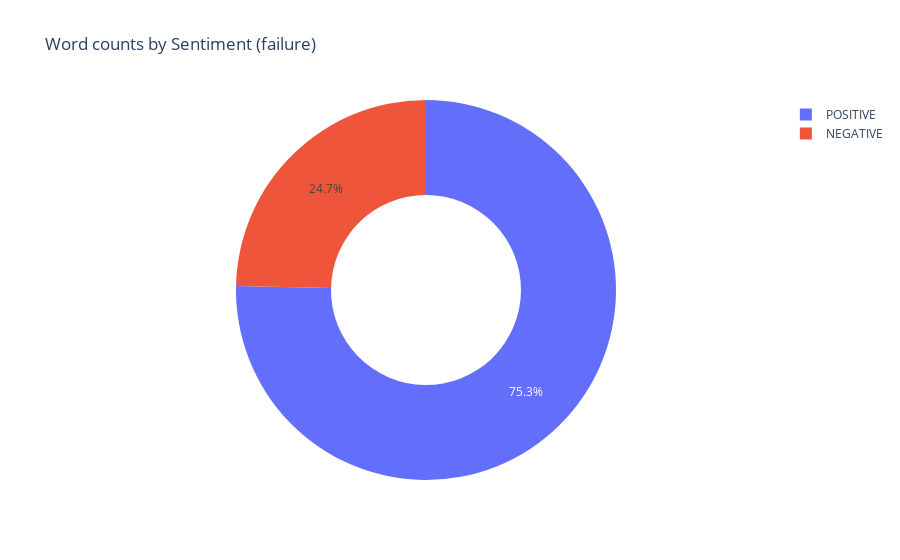

Here is the notebook cell this chart was saved with:
### Code cell
import plotly.express as px
import pandas as pd

# Create sample data
failure_data = pd.DataFrame({
    'Sentiment': ['NEGATIVE', 'POSITIVE'],
    'Counts': [sum(1 for l in failure_labels if l == 'NEGATIVE'), sum(1 for l in failure_labels if l == 'POSITIVE')]
})

# Create pie chart
fig = px.pie(failure_data, values='Counts', names='Sentiment', 
             title='Word counts by Sentiment (failure)', 
             hole=0.5)

# Show figure
fig.show()

### Figure 1 — Plotly figure (JSON) as saved in the notebook; plotly's stock layout.template omitted (floating-point values rounded to 4 significant figures)
{"data": [{"domain": {"x": [0, 1], "y": [0, 1]}, "hole": 0.5, "hovertemplate": "Sentiment=%{label}<br>Counts=%{value}<extra></extra>", "labels": ["NEGATIVE", "POSITIVE"], "legendgroup": "", "name": "", "showlegend": true, "type": "pie", "values": [92, 281]}], "layout": {"autosize": true, "legend": {"tracegroupgap": 0}, "title": {"text": "Word counts by Sentiment (failure)"}}}
